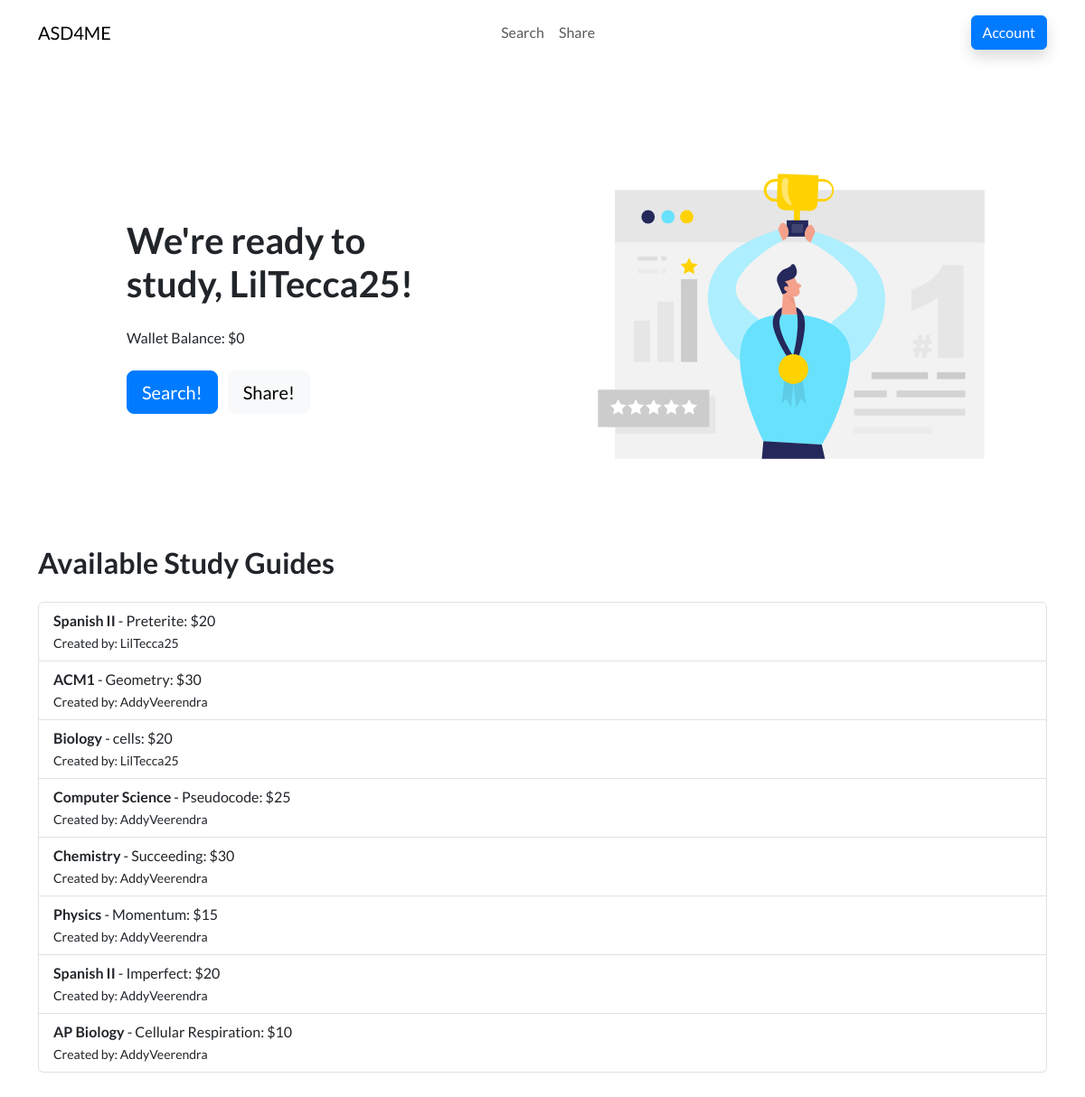
/market/ (signed in), run on the app's committed database.
### models.py (models this page shows)
class User(db.Model, UserMixin):
    id = db.Column(db.Integer, primary_key=True)
    username = db.Column(db.String(20), nullable=False, unique=True)
    password = db.Column(db.String(80), nullable=False)
    wallet = db.Column(db.Integer, nullable=False, default=0)
    is_admin = db.Column(db.Boolean, default=False, nullable=False)
    cart = db.relationship('Cart', uselist=False, backref='user')

class StudyGuide(db.Model):
    id = db.Column(db.Integer, primary_key=True)
    Class = db.Column(db.String(20), nullable=False)
    UnitTopic = db.Column(db.String(20), nullable=False)
    Price = db.Column(db.Integer, nullable=False)
    Creator = db.Column(db.String(20), nullable=False)
    Link = db.Column(db.String(100), nullable=False)

### Market.py (the view)
@market_bp.route('/')
@login_required
def market_home():
    user = current_user
    items = StudyGuide.query.all()
    return render_template('market.html', user=user, items=items)

### ASD4ME.py (called while the page is built)
@login_manager.user_loader
def load_user(user_id):
    return User.query.get(int(user_id))

### templates/market.html (shortened to what this page needs)
<!DOCTYPE html>
<html data-bs-theme="light" lang="en">
<head>
    <link rel="stylesheet" href="{{ url_for('static', filename='assets/bootstrap/css/bootstrap.min.css') }}">
    <link rel="stylesheet" href="{{ url_for('static', filename='assets/css/styles.min.css') }}">
</head>
<body>
    <nav class="navbar navbar-expand-md fixed-top navbar-shrink py-3 navbar-light" id="mainNav">
        <div class="container">
            <a class="navbar-brand d-flex align-items-center" href="/market"><span>ASD4ME</span></a>
            <div class="collapse navbar-collapse" id="navcol-1">
                <ul class="navbar-nav mx-auto">
                    <li class="nav-item"><a class="nav-link" href="/market/search">Search</a></li>
                    <li class="nav-item"><a class="nav-link" href="/market/share">Share</a></li>
                </ul>
                <a class="btn btn-primary shadow" role="button" href="/market/account">Account</a>
            </div>
        </div>
    </nav>
    <section class="py-5 mt-5">
        <div class="container py-4 py-xl-5">
            <div class="row gy-4 gy-md-0">
                <div class="col-md-6 text-center text-md-start d-flex d-sm-flex d-md-flex justify-content-center align-items-center justify-content-md-start align-items-md-center justify-content-xl-center">
                    <div style="max-width: 350px;">
                        <h1 class="display-6 fw-bold mb-4">We're ready to study, <span class="underline">{{ user.username }}</span>!</h1>
                        <p class="my-4">Wallet Balance: ${{ user.wallet }}</p>
                        <a class="btn btn-primary btn-lg me-2" role="button" href="/market/search">Search!</a>
                        <a class="btn btn-light btn-lg" role="button" href="/market/share">Share!</a>
                    </div>
                </div>
                <div class="col-md-6">
                    <div>
                        <img class="rounded img-fluid w-100 fit-cover" style="min-height: 300px;" src="{{ url_for('static', filename='assets/img/illustrations/ranking.svg') }}">
                    </div>
                </div>
            </div>
            <div class="row mt-5">
                <div class="col-12">
                    <h2 class="fw-bold mb-4">Available Study Guides</h2>
                    <ul class="list-group">
                        {% for item in items %}
                            <li class="list-group-item">
                                <strong>{{ item.Class }}</strong> - {{ item.UnitTopic }}: ${{ item.Price }}<br>
                                <small>Created by: {{ item.Creator }}</small>
                            </li>
                        {% endfor %}
                    </ul>
                </div>
            </div>
        </div>
    </section>
</body>
</html>

### data on the page
User: username "LilTecca25", wallet "0"
StudyGuide: Class "Spanish II", UnitTopic "Preterite", Price "20", Creator "LilTecca25"
StudyGuide: Class "ACM1", UnitTopic "Geometry", Price "30", Creator "AddyVeerendra"
StudyGuide: Class "Biology", UnitTopic "cells", Price "20", Creator "LilTecca25"
StudyGuide: Class "Computer Science", UnitTopic "Pseudocode", Price "25", Creator "AddyVeerendra"
StudyGuide: Class "Chemistry", UnitTopic "Succeeding", Price "30", Creator "AddyVeerendra"
StudyGuide: Class "Physics", UnitTopic "Momentum", Price "15", Creator "AddyVeerendra"
StudyGuide: Class "Spanish II", UnitTopic "Imperfect", Price "20", Creator "AddyVeerendra"
StudyGuide: Class "AP Biology", UnitTopic "Cellular Respiration", Price "10", Creator "AddyVeerendra"
